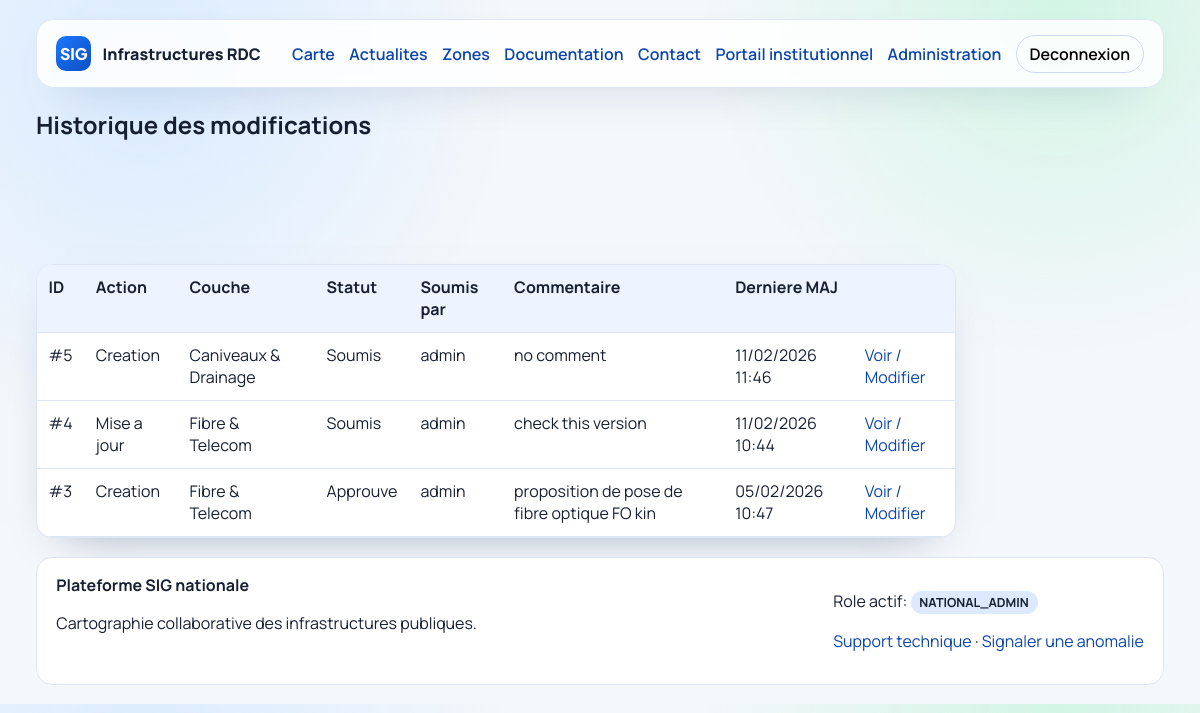
The page /institution/history (signed in) on the database its author committed.
### portal/models.py (models this page shows, shortened)
class TimeStampedModel(models.Model):
    created_at = models.DateTimeField(auto_now_add=True)
    updated_at = models.DateTimeField(auto_now=True)
    class Meta:
        abstract = True

class ChangeRequest(TimeStampedModel):
    class Action(models.TextChoices):
        CREATE = "CREATE", "Creation"
        UPDATE = "UPDATE", "Mise a jour"
        DELETE = "DELETE", "Suppression"
    class Status(models.TextChoices):
        DRAFT = "DRAFT", "Brouillon"
        SUBMITTED = "SUBMITTED", "Soumis"
        APPROVED = "APPROVED", "Approuve"
        REJECTED = "REJECTED", "Rejete"
        NEEDS_CHANGES = "NEEDS_CHANGES", "Correction demandee"
    feature = models.ForeignKey(InfrastructureFeature, null=True, blank=True, on_delete=models.SET_NULL, related_name="change_requests")
    layer = models.ForeignKey(Layer, on_delete=models.PROTECT, related_name="change_requests")
    action = models.CharField(max_length=10, choices=Action.choices, default=Action.UPDATE)
    kml_file = models.FileField(upload_to="requests/kml/", null=True, blank=True)
    proposed_geometry = models.JSONField(default=dict, blank=True)
    proposed_properties = models.JSONField(default=dict, blank=True)
    work_type = models.CharField(max_length=180, default="")
    excavation_depth = models.CharField(max_length=50, default="")
    excavation_start_date = models.DateField(null=True, blank=True)
    excavation_end_date = models.DateField(null=True, blank=True)
    entity_name = models.CharField(max_length=180, default="")
    contact_details = models.TextField(default="")
    status = models.CharField(max_length=20, choices=Status.choices, default=Status.DRAFT)
    comment = models.TextField()
    review_comment = models.TextField(blank=True)
    submitted_by = models.ForeignKey(settings.AUTH_USER_MODEL, on_delete=models.CASCADE, related_name="submitted_requests")
    reviewed_by = models.ForeignKey(settings.AUTH_USER_MODEL, null=True, blank=True, on_delete=models.SET_NULL, related_name="reviewed_requests")
    submitted_at = models.DateTimeField(null=True, blank=True)
    reviewed_at = models.DateTimeField(null=True, blank=True)
    class Meta:
        ordering = ["-updated_at"]

class Layer(TimeStampedModel):
    class InfrastructureType(models.TextChoices):
        ELECTRICITY = "ELECTRICITY", "Electricite"
        WATER_SANITATION = "WATER_SANITATION", "Eau et assainissement"
        FIBER_TELECOM = "FIBER_TELECOM", "Fibre et telecom"
        ROADS = "ROADS", "Voirie"
        DRAINAGE = "DRAINAGE", "Caniveaux et drainage"
    key = models.SlugField(max_length=80, unique=True)
    name = models.CharField(max_length=180)
    infrastructure_type = models.CharField(max_length=20, choices=InfrastructureType.choices)
    description = models.TextField(blank=True)
    is_active = models.BooleanField(default=True)
    public_visible = models.BooleanField(default=True)
    style_config = models.JSONField(default=dict, blank=True)
    visible_fields = models.JSONField(default=list, blank=True)
    required_fields = models.JSONField(default=list, blank=True)
    sensitive_fields = models.JSONField(default=list, blank=True)
    class Meta:
        ordering = ["name"]

### portal/views.py (the view)
# urls.py: path("institution/history", views.institution_history, name="institution_history"),
@role_required(
    UserProfile.Role.INSTITUTION_READER,
    UserProfile.Role.INSTITUTION_EDITOR,
    UserProfile.Role.PROVINCIAL_ADMIN,
    UserProfile.Role.NATIONAL_ADMIN,
)
def institution_history(request):
    history = ChangeRequest.objects.select_related("layer", "submitted_by", "reviewed_by")
    role = get_user_role(request.user)
    if role in {UserProfile.Role.INSTITUTION_READER, UserProfile.Role.INSTITUTION_EDITOR}:
        history = history.filter(submitted_by=request.user)
    status = request.GET.get("status")
    layer = request.GET.get("layer")
    if status:
        history = history.filter(status=status)
    if layer:
        history = history.filter(layer__key=layer)
    return render(
        request,
        "portal/institution/history.html",
        {
            "history": history[:200],
            "layers": Layer.objects.filter(is_active=True),
            "status": status,
            "selected_layer": layer,
            "status_choices": ChangeRequest.Status.choices,
        },
    )

### portal/context_processors.py (called while the page is built)
def navigation_context(request):
    return {
        "current_role": get_user_role(getattr(request, "user", None)),
    }

### portal/utils.py (called while the page is built)
def get_user_role(user):
    if not user or not user.is_authenticated:
        return UserProfile.Role.PUBLIC_READER
    if user.is_superuser:
        return UserProfile.Role.NATIONAL_ADMIN
    profile = getattr(user, "profile", None)
    if profile:
        return profile.role
    return UserProfile.Role.PUBLIC_READER

def role_required(*allowed_roles):
    def decorator(view_func):
        @wraps(view_func)
        def wrapped(request, *args, **kwargs):
            if not request.user.is_authenticated:
                return redirect("portal:login")
            role = get_user_role(request.user)
            if role not in allowed_roles and not request.user.is_superuser:
                messages.error(request, "Acces refuse pour ce role.")
                return redirect("portal:home")
            return view_func(request, *args, **kwargs)
        return wrapped
    return decorator

### portal/templates/portal/institution/history.html (shortened to what this page needs)
{% extends 'portal/base.html' %}
{% block content %}
<section class="narrow-page">
  <h1>Historique des modifications</h1>
  <div class="table-wrap">
    <table>
      <thead>
        <tr>
          <th>ID</th>
          <th>Action</th>
          <th>Couche</th>
          <th>Statut</th>
          <th>Soumis par</th>
          <th>Commentaire</th>
          <th>Derniere MAJ</th>
          <th></th>
        </tr>
      </thead>
      <tbody>
        {% for item in history %}
          <tr>
            <td>#{{ item.id }}</td>
            <td>{{ item.get_action_display }}</td>
            <td>{{ item.layer.name }}</td>
            <td>{{ item.get_status_display }}</td>
            <td>{{ item.submitted_by.username }}</td>
            <td>{{ item.comment|truncatechars:90 }}</td>
            <td>{{ item.updated_at|date:'d/m/Y H:i' }}</td>
            <td><a href="{% url 'portal:institution_request_detail' item.id %}">Voir / Modifier</a></td>
          </tr>
        {% empty %}
          <tr><td colspan="8">Aucune soumission.</td></tr>
        {% endfor %}
      </tbody>
    </table>
  </div>
</section>
{% endblock %}

### portal/static/portal/css/site.css (style rules this page uses)
:root { --bg: #f4f7fb; --panel: #ffffff; --ink: #172033; --muted: #5f6b7c; --primary: #1464f4; --primary-strong: #0c45ac; --success: #1f9f5a; --danger: #cf4343; --border: #dfe6f3; --shadow: 0 18px 45px -30px rgba(7, 32, 76, 0.5); }
* { box-sizing: border-box; }
body { margin: 0; font-family: 'Manrope', sans-serif; color: var(--ink); background: radial-gradient(circle at 12% 10%, #d9ebff 0, transparent 30%), radial-gradient(circle at 88% 0%, #d2f5e5 0, transparent 28%), var(--bg); }
a { color: var(--primary-strong); text-decoration: none; }
.table-wrap { overflow-x: auto; background: #fff; border: 1px solid var(--border); border-radius: 16px; box-shadow: var(--shadow); }
table { width: 100%; border-collapse: collapse; min-width: 760px; }
thead { background: #edf3ff; }
th, td { text-align: left; padding: 0.72rem; border-bottom: 1px solid var(--border); vertical-align: top; }
.narrow-page { width: min(920px, 100%); }

### rows shown on the page
ChangeRequest: id "5", action "Creation", layer.name "Caniveaux & Drainage", status "Soumis", submitted_by.username "admin", comment "no comment", updated_at "11/02/2026 11:46"
ChangeRequest: id "4", action "Mise a jour", layer.name "Fibre & Telecom", status "Soumis", submitted_by.username "admin", comment "check this version", updated_at "11/02/2026 10:44"
ChangeRequest: id "3", action "Creation", layer.name "Fibre & Telecom", status "Approuve", submitted_by.username "admin", comment "proposition de pose de fibre optique FO kin", updated_at "05/02/2026 10:47"

### other values the page prints
{{ current_role }} "NATIONAL_ADMIN"
